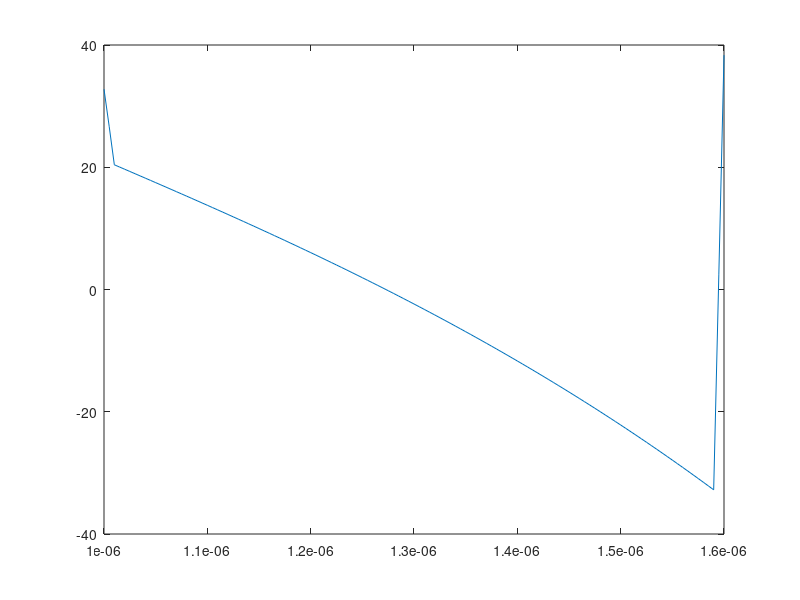

MATLAB code for this plot:
lambda = 10e-7:0.5e-8:16e-7;
C = 3e8;
omega = 2*pi*C./lambda;
lambda1 = 0.0684043e-6;
lambda2 = 0.1162414e-6;
lambda3 = 9.896161e-6;
omega1 = 2*pi*C/lambda1;
omega2 = 2*pi*C/lambda2;
omega3 = 2*pi*C/lambda3;
B1 = 0.6961663;
B2 = 0.4079426;
B3 = 0.8974794;
m = 1 + B1*omega1^2./(omega1^2 - omega.^2) + B2*omega2^2./(omega2^2 - omega.^2) + B3*omega3^2./(omega3^2 - omega.^2);
n = m .^ 0.5;

%%%%%%%%%%%%%%%%%%%%%%%%%%%%%%%%%%%%%%%

beta2=1e24*1e3.*(1/C)*(2*gradient(n,omega)+omega.*gradient(gradient(n,omega),omega));

%plot(omega,n,'c',omega,gradient(n,omega),'r',omega,gradient(gradient(n,omega),omega),'b');
%plot(omega,gradient(n,omega),'r');
plot(lambda,beta2)
